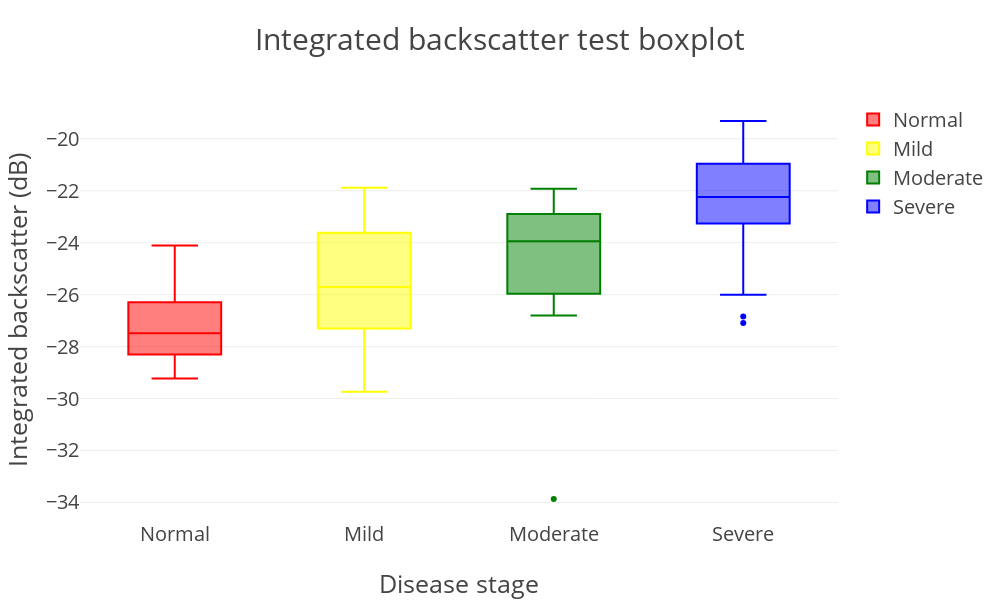
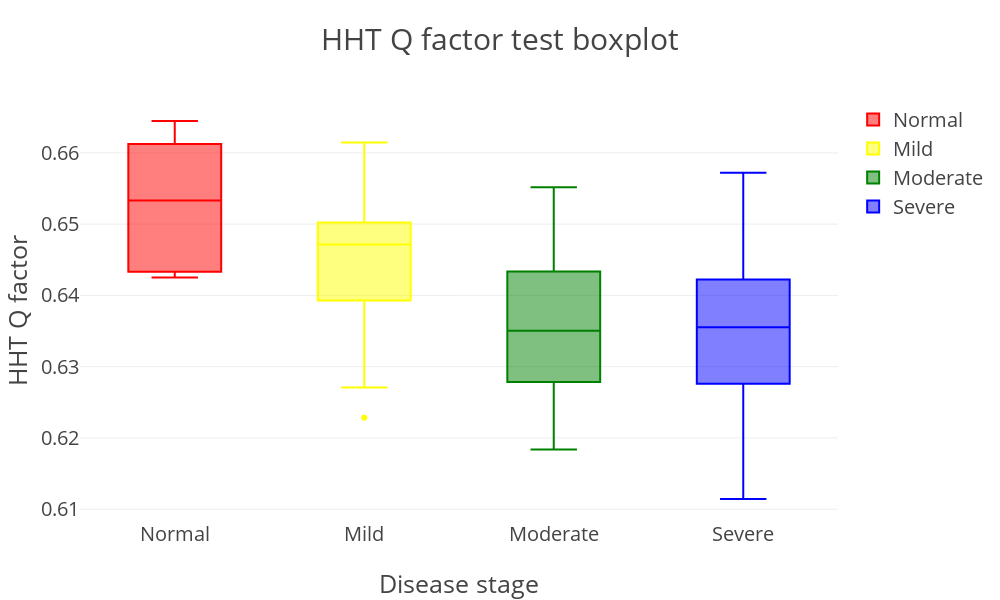
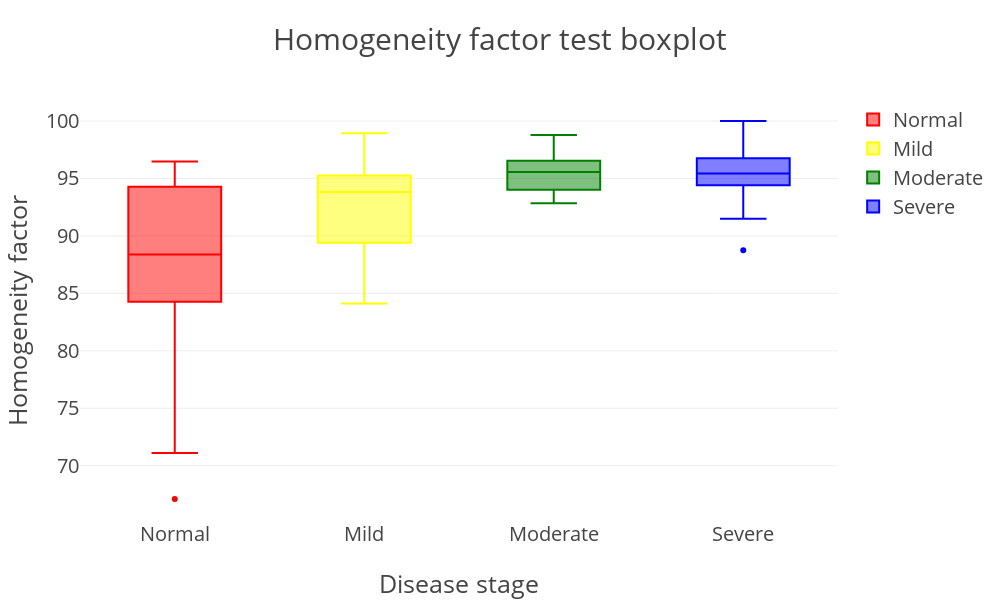

Notebook code for these charts, in order:
### Markdown cell above
># test dataset
>>## separate in four period by steatosis:
>>>### Normal : < 5 %
>>>### Mild : 5 ~ 33 %
>>>### Moderate : 33 ~ 66 %
>>>### Severe : > 66 %

### Code cell
# Box plot
# import models
import xlrd
import numpy as np
import plotly.plotly as py
import plotly.graph_objs as go
from plotly.offline import init_notebook_mode, iplot

# open offline plotly
init_notebook_mode(connected=True)

# load data
## New Pathology for test
data = xlrd.open_workbook("NPathology.xlsx").sheets()[0]

y_test = np.zeros((74, 3))
y_test[:, 0] = data.col_values(3)  # y0 = Integrated backscatter
y_test[:, 1] = data.col_values(4)  # y1 = Q factor (HHT)
y_test[:, 2] = data.col_values(6)  # y2 = Homogeneity factor

### group
y0 = []
y1 = []
y2 = []
y3 = []
nrows = data.nrows
for i in range(nrows):  # X = 'T' or 'F' from Pathology data 
    if data.cell(i,1).value < 5:
        y0.append(y_test[i, :].tolist())
    elif data.cell(i,1).value <= 33:
        y1.append(y_test[i, :].tolist())
    elif data.cell(i,1).value <= 66:
        y2.append(y_test[i, :].tolist())
    else:
        y3.append(y_test[i, :].tolist())

### list to array
y0 = np.asarray(y0)
y1 = np.asarray(y1)
y2 = np.asarray(y2)
y3 = np.asarray(y3)

# def box_plot & save
def box_plot(i):
    trace0 = go.Box(y = y0[:, i], name = 'Normal', marker = dict(color = 'red'))
    trace1 = go.Box(y = y1[:, i], name = 'Mild', marker = dict(color = 'yellow'))
    trace2 = go.Box(y = y2[:, i], name = 'Moderate', marker = dict(color = 'green'))
    trace3 = go.Box(y = y3[:, i], name = 'Severe', marker = dict(color = 'blue'))
    layout=go.Layout(height = '600',
                     width = '1000',
                     title = '{0} test boxplot'.format(categories[i]),
                     titlefont = {'size':'30'},
                     xaxis = {'title':'Disease stage', 'titlefont':{'size':'25'}},
                     yaxis = {'title':'{0}'.format(features[i]), 'titlefont':{'size':'25'}}, 
                     font = {'size':'20'})
    traces = [trace0, trace1, trace2, trace3]
    fig = go.Figure(data=traces, layout=layout)
    py.image.save_as(fig, filename = 'Data visualization\{0} test boxplot.png'.format(categories[i]))
    iplot(fig)

# plot & save
categories = ['Integrated backscatter', 'HHT Q factor', 'Homogeneity factor']
features = ['Integrated backscatter (dB)', 'HHT Q factor', 'Homogeneity factor']
for i in range(3):
    box_plot(i)

### Figure 1 — Plotly figure (JSON) as saved in the notebook; plotly's stock layout.template omitted (floating-point values rounded to 4 significant figures)
{"data": [{"marker": {"color": "red"}, "name": "Normal", "type": "box", "uid": "a8ca60", "y": [-28.31, -25.14, -24.11, -26.29, -28.9, -27.69, -27.09, -29.23, -27.71, -27.65, -26.11, -27.2, -28.5, -27.32]}, {"marker": {"color": "yellow"}, "name": "Mild", "type": "box", "uid": "5dbac7", "y": [-28.61, -24.95, -28.22, -26.0, -24.46, -23.45, -26.89, -27.39, -26.79, -27.23, -25.41, -23.78, -21.89, -26.18, -24.39, -28.84, -23.38, -29.74, -22.59, -23.14]}, {"marker": {"color": "green"}, "name": "Moderate", "type": "box", "uid": "7517f0", "y": [-22.91, -25.23, -33.87, -25.97, -23.91, -22.65, -25.74, -22.38, -26.8, -26.68, -21.92, -23.71, -22.9, -23.98]}, {"marker": {"color": "blue"}, "name": "Severe", "type": "box", "uid": "a831fd", "y": [-22.97, -26.01, -22.63, -21.59, -21.0, -22.23, -19.32, -21.24, -27.09, -20.96, -22.27, -23.27, -26.84, -25.91, -20.5, -21.74, -23.52, -23.05, -22.26, -21.74, -20.51, -19.37, -24.34, -20.43, -20.54, -22.88]}], "layout": {"font": {"size": "20"}, "height": "600", "title": "Integrated backscatter test boxplot", "titlefont": {"size": "30"}, "width": "1000", "xaxis": {"autorange": true, "range": [-0.5, 3.5], "title": "Disease stage", "titlefont": {"size": "25"}, "type": "category"}, "yaxis": {"autorange": true, "range": [-34.68, -18.51], "title": "Integrated backscatter (dB)", "titlefont": {"size": "25"}, "type": "linear"}}}

### Figure 2 — Plotly figure (JSON) as saved in the notebook; plotly's stock layout.template omitted (floating-point values rounded to 4 significant figures)
{"data": [{"marker": {"color": "red"}, "name": "Normal", "type": "box", "uid": "fa08a4", "y": [0.6428, 0.6506, 0.6555, 0.6645, 0.6431, 0.6612, 0.6433, 0.6522, 0.6425, 0.6644, 0.649, 0.659, 0.6632, 0.6544]}, {"marker": {"color": "yellow"}, "name": "Mild", "type": "box", "uid": "9b41b2", "y": [0.6493, 0.6228, 0.6449, 0.6459, 0.6271, 0.6614, 0.6453, 0.6526, 0.6285, 0.649, 0.6513, 0.6505, 0.6377, 0.6413, 0.65, 0.6409, 0.6484, 0.6486, 0.6287, 0.6535]}, {"marker": {"color": "green"}, "name": "Moderate", "type": "box", "uid": "966e49", "y": [0.6361, 0.634, 0.6493, 0.6373, 0.6302, 0.6434, 0.6552, 0.6278, 0.6513, 0.6274, 0.6326, 0.6204, 0.6416, 0.6184]}, {"marker": {"color": "blue"}, "name": "Severe", "type": "box", "uid": "7ea324", "y": [0.6517, 0.6572, 0.6114, 0.6483, 0.6422, 0.6378, 0.6297, 0.6265, 0.6309, 0.635, 0.6116, 0.6492, 0.6361, 0.6434, 0.6344, 0.6409, 0.6325, 0.632, 0.6388, 0.6365, 0.6276, 0.6371, 0.6222, 0.6456, 0.6267, 0.6168]}], "layout": {"font": {"size": "20"}, "height": "600", "title": "HHT Q factor test boxplot", "titlefont": {"size": "30"}, "width": "1000", "xaxis": {"autorange": true, "range": [-0.5, 3.5], "title": "Disease stage", "titlefont": {"size": "25"}, "type": "category"}, "yaxis": {"autorange": true, "range": [0.6085, 0.6674], "title": "HHT Q factor", "titlefont": {"size": "25"}, "type": "linear"}}}

### Figure 3 — Plotly figure (JSON) as saved in the notebook; plotly's stock layout.template omitted (floating-point values rounded to 4 significant figures)
{"data": [{"marker": {"color": "red"}, "name": "Normal", "type": "box", "uid": "e562c6", "y": [90.29, 85.48, 94.27, 82.72, 96.48, 87.91, 88.86, 94.47, 84.27, 67.1, 94.92, 89.75, 71.1, 86.03]}, {"marker": {"color": "yellow"}, "name": "Mild", "type": "box", "uid": "c8076c", "y": [97.04, 94.61, 95.22, 93.8, 94.42, 93.58, 94.65, 88.14, 96.02, 95.28, 84.11, 92.06, 97.53, 93.83, 90.03, 88.77, 88.42, 93.01, 98.94, 88.6]}, {"marker": {"color": "green"}, "name": "Moderate", "type": "box", "uid": "5a7cca", "y": [94.02, 97.23, 93.68, 96.54, 94.47, 95.59, 97.45, 96.29, 92.85, 93.99, 95.55, 96.17, 94.23, 98.78]}, {"marker": {"color": "blue"}, "name": "Severe", "type": "box", "uid": "224e88", "y": [97.31, 98.14, 97.84, 91.49, 93.81, 96.2, 94.42, 93.52, 96.76, 93.33, 95.8, 88.76, 94.88, 100, 96.57, 96.84, 94.57, 96.07, 95.28, 94.66, 92.28, 96.9, 94.75, 95.18, 95.57, 96.48]}], "layout": {"font": {"size": "20"}, "height": "600", "title": "Homogeneity factor test boxplot", "titlefont": {"size": "30"}, "width": "1000", "xaxis": {"autorange": true, "range": [-0.5, 3.5], "title": "Disease stage", "titlefont": {"size": "25"}, "type": "category"}, "yaxis": {"autorange": true, "range": [65.27, 101.8], "title": "Homogeneity factor", "titlefont": {"size": "25"}, "type": "linear"}}}
